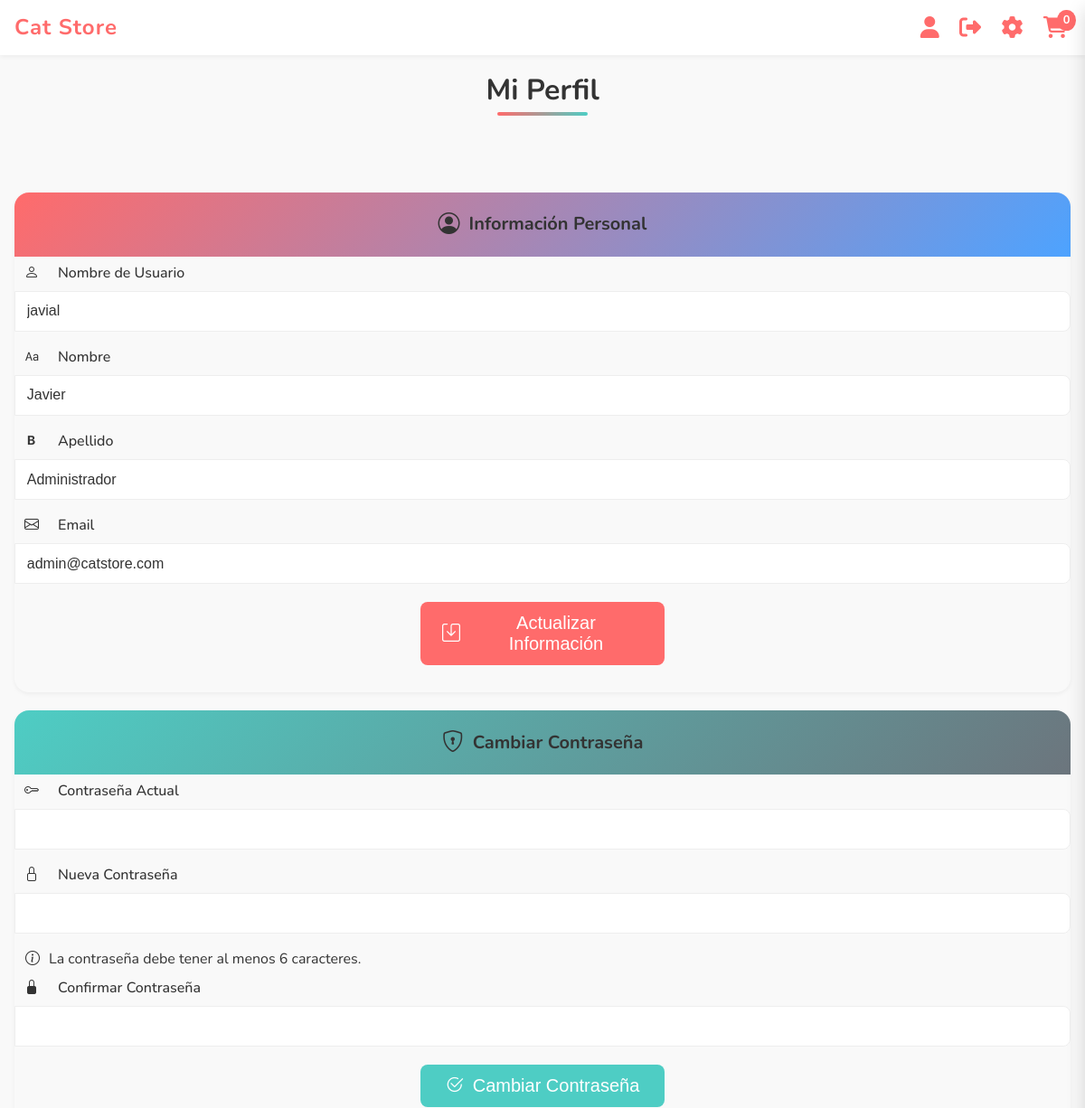
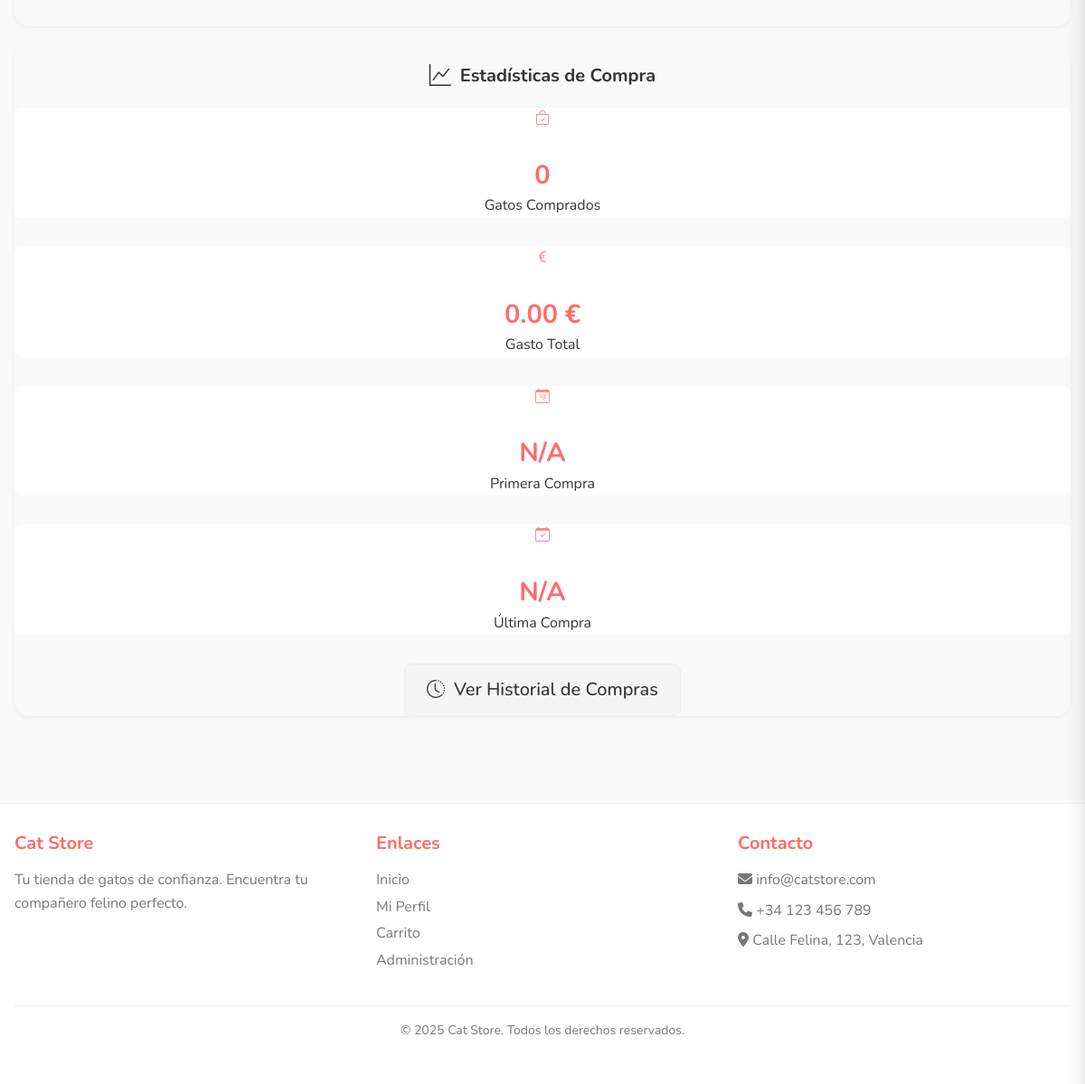
The app's page /views/profile/user_info.php (signed in) with its own data (2 pictures, top to bottom).
### tables this page shows
CREATE TABLE IF NOT EXISTS usuario (
  username VARCHAR(100) NOT NULL PRIMARY KEY, 
  contrasenya VARCHAR(100) NOT NULL, 
  nombre VARCHAR(100) NOT NULL, 
  apellido VARCHAR(200) NOT NULL, 
  email VARCHAR(200) NOT NULL
);

### config/db_config.php (called while the page is built, shortened)
<?php
function connectDB()
{
    try {
        $dsn = "mysql:host=" . DB_HOST . ";port=" . DB_PORT . ";dbname=" . DB_NAME . ";charset=" . DB_CHARSET;
        $options = [
            PDO::ATTR_ERRMODE => PDO::ERRMODE_EXCEPTION,
            PDO::ATTR_DEFAULT_FETCH_MODE => PDO::FETCH_ASSOC,
            PDO::ATTR_EMULATE_PREPARES => false,
        ];
        return new PDO($dsn, DB_USER, DB_PASS, $options);
    } catch (PDOException $e) {
        die('Error de conexión: ' . $e->getMessage());
    }
}

### models/Purchase.php (called while the page is built, shortened)
<?php
class Purchase
{
    private $db;
    public function __construct($db = null)
    {
        if ($db) {
            $this->db = $db;
        } else {
            require_once __DIR__ . '/../config/db_config.php';
            $this->db = new mysqli(DB_HOST, DB_USER, DB_PASS, DB_NAME);
        }
    }
    public function getUserPurchaseStats($username)
    {
        $stats = [
            'total_gatos' => 0,
            'gasto_total' => 0,
            'primera_compra' => null,
            'ultima_compra' => null
        ];
        $query = "SELECT COUNT(*) as total_gatos, SUM(a.precio) as gasto_total
                  FROM compra c
                  JOIN animal a ON c.id_animal = a.id
                  WHERE c.username_usuario = ?";
        $stmt = $this->db->prepare($query);
        $stmt->bind_param("s", $username);
        $stmt->execute();
        $result = $stmt->get_result();
        if ($row = $result->fetch_assoc()) {
            $stats['total_gatos'] = $row['total_gatos'];
            $stats['gasto_total'] = $row['gasto_total'];
        }
        $dateQuery = "SELECT MIN(fecha) as primera_compra, MAX(fecha) as ultima_compra
                      FROM compra
                      WHERE username_usuario = ?";
        $dateStmt = $this->db->prepare($dateQuery);
        $dateStmt->bind_param("s", $username);
        $dateStmt->execute();
        $dateResult = $dateStmt->get_result();
        if ($dateRow = $dateResult->fetch_assoc()) {
            if ($dateRow['primera_compra']) {
                $firstDate = new DateTime($dateRow['primera_compra']);
                $stats['primera_compra'] = $firstDate->format('d/m/Y');
            }
            if ($dateRow['ultima_compra']) {
                $lastDate = new DateTime($dateRow['ultima_compra']);
                $stats['ultima_compra'] = $lastDate->format('d/m/Y');
            }
        }
        return $stats;
    }
}

### controllers/ProfileController.php (called while the page is built, shortened)
<?php
class ProfileController
{
    private $userModel;
    private $purchaseModel;
    public function __construct()
    {
        require_once __DIR__ . '/../models/User.php';
        require_once __DIR__ . '/../models/Purchase.php';
        $this->userModel = new User();
        $this->purchaseModel = new Purchase();
    }
    public function getUserProfile($username)
    {
        $user = null;
        if ($_SESSION['user_id'] === $username) {
            $user = $this->userModel->getCurrentUser();
        } else {
            return [
                'success' => false,
                'message' => 'No tienes permiso para ver este perfil'
            ];
        }
        $purchaseStats = $this->purchaseModel->getUserPurchaseStats($username);
        return [
            'success' => true,
            'user' => $user,
            'stats' => $purchaseStats
        ];
    }
}

### includes/auth_middleware.php (called while the page is built, shortened)
<?php
require_once __DIR__ . '/../config/db_config.php';
function isAuthenticated()
{
    if (isset($_SESSION['user_id']) && !empty($_SESSION['user_id'])) {
        return true;
    }
    return false;
}

### models/User.php (called while the page is built, shortened)
<?php
require_once __DIR__ . '/../config/db_config.php';
require_once __DIR__ . '/../includes/auth_middleware.php';
class User
{
    private $db;
    public function __construct()
    {
        $this->db = connectDB();
    }
    public function getCurrentUser()
    {
        try {
            $stmt = $this->db->prepare("SELECT username, nombre, apellido, email FROM usuario WHERE username = ?");
            $stmt->execute([$_SESSION['user_id']]);
            return $stmt->fetch();
        } catch (PDOException $e) {
            return false;
        }
    }
}

### views/profile/user_info.php (the view, shortened to what this page needs)
<?php
require_once __DIR__ . '/../../includes/auth_middleware.php';
require_once __DIR__ . '/../../controllers/ProfileController.php';
$username = $_SESSION['user_id'];
$profileController = new ProfileController();
$profileData = $profileController->getUserProfile($username);
include_once __DIR__ . '/../../includes/header.php';
?>
<div class="container profile-container mt-5">
    <div class="profile-header">
        <h1 class="display-5 fw-bold text-primary">Mi Perfil</h1>
        <div class="profile-divider"></div>
    </div>
    <div class="row g-4" style="display: flex; flex-direction: column; gap: 20px;">
        <div class="col-lg-6 mb-4">
            <div class="card shadow profile-card h-100">
                <div class="card-header bg-gradient-primary text-white py-3">
                    <i class="bi bi-person-circle header-icon"></i>
                    <h5 class="card-title">Información Personal</h5>
                </div>
                <div class="card-body p-4">
                    <form method="POST" action="">
                        <div class="mb-4">
                            <div class="form-label-group">
                                <span class="input-group-text bg-light"><i class="bi bi-person"></i></span>
                                <label for="username" class="form-label fw-semibold">Nombre de Usuario</label>
                            </div>
                            <div class="input-group">
                                <input type="text" class="form-control form-control-lg bg-light" id="username"
                                    value="<?php echo htmlspecialchars($profileData['user']['username']); ?>" readonly>
                            </div>
                        </div>
                        <div class="mb-4">
                            <div class="form-label-group">
                                <span class="input-group-text bg-white"><i class="bi bi-type"></i></span>
                                <label for="nombre" class="form-label fw-semibold">Nombre</label>
                            </div>
                            <div class="input-group">
                                <input type="text" class="form-control form-control-lg" id="nombre" name="nombre"
                                    value="<?php echo htmlspecialchars($profileData['user']['nombre']); ?>" required>
                            </div>
                        </div>
                        <div class="mb-4">
                            <div class="form-label-group">
                                <span class="input-group-text bg-white"><i class="bi bi-type-bold"></i></span>
                                <label for="apellido" class="form-label fw-semibold">Apellido</label>
                            </div>
                            <div class="input-group">
                                <input type="text" class="form-control form-control-lg" id="apellido" name="apellido"
                                    value="<?php echo htmlspecialchars($profileData['user']['apellido']); ?>" required>
                            </div>
                        </div>
                        <div class="mb-4">
                            <div class="form-label-group">
                                <span class="input-group-text bg-white"><i class="bi bi-envelope"></i></span>
                                <label for="email" class="form-label fw-semibold">Email</label>
                            </div>
                            <div class="input-group">
                                <input type="email" class="form-control form-control-lg" id="email" name="email"
                                    value="<?php echo htmlspecialchars($profileData['user']['email']); ?>" required>
                            </div>
                        </div>
                        <button type="submit" name="update_profile" class="btn btn-primary btn-lg shadow-sm"><i
                                class="bi bi-save me-2"></i>Actualizar
                            Información</button>
                    </form>
                </div>
            </div>
        </div>
        <div class="col-lg-6 mb-4">
            <div class="card shadow profile-card h-100">
                <div class="card-header bg-gradient-secondary text-white py-3">
                    <i class="bi bi-shield-lock header-icon"></i>
                    <h5 class="card-title">Cambiar Contraseña</h5>
                </div>
                <div class="card-body p-4">
                    <form method="POST" action="">
                        <div class="mb-4">
                            <div class="form-label-group">
                                <span class="input-group-text bg-white"><i class="bi bi-key"></i></span>
                                <label for="current_password" class="form-label fw-semibold">Contraseña Actual</label>
                            </div>
                            <div class="input-group">
                                <input type="password" class="form-control form-control-lg" id="current_password"
                                    name="current_password" required>
                            </div>
                        </div>
                        <div class="mb-4">
                            <div class="form-label-group">
                                <span class="input-group-text bg-white"><i class="bi bi-lock"></i></span>
                                <label for="new_password" class="form-label fw-semibold">Nueva Contraseña</label>
                            </div>
                            <div class="input-group">
                                <input type="password" class="form-control form-control-lg" id="new_password"
                                    name="new_password" required>
                            </div>
                            <div class="form-text mt-2" style="margin-left: 12px;"><i class="bi bi-info-circle me-1"
                                    style="margin-right: 10px"></i>La
                                contraseña debe tener
                                al menos 6 caracteres.</div>
                        </div>
                        <div class="mb-4">
                            <div class="form-label-group">
                                <span class="input-group-text bg-white"><i class="bi bi-lock-fill"></i></span>
                                <label for="confirm_password" class="form-label fw-semibold">Confirmar
                                    Contraseña</label>
                            </div>
                            <div class="input-group">
                                <input type="password" class="form-control form-control-lg" id="confirm_password"
                                    name="confirm_password" required>
                            </div>
                        </div>
                        <button type="submit" name="change_password" class="btn btn-secondary btn-lg shadow-sm"><i
                                class="bi bi-check2-circle me-2"></i>Cambiar Contraseña</button>
                    </form>
                </div>
            </div>
        </div>
        <div class="col-12 mb-4">
            <div class="card shadow profile-card">
                <div class="card-header bg-gradient-info text-white py-3">
                    <i class="bi bi-graph-up header-icon"></i>
                    <h5 class="card-title">Estadísticas de Compra</h5>
                </div>
                <div class="card-body p-4">
                    <div class="row g-4 text-center">
                        <div class="col-md-3 mb-3">
                            <div class="stat-card p-4 border rounded h-100 shadow-sm">
                                <div class="stat-icon mb-3">
                                    <i class="bi bi-bag-check fs-1 text-primary"></i>
                                </div>
                                <h2 class="fw-bold"><?php echo $profileData['stats']['total_gatos'] ?: 0; ?></h2>
                                <p class="text-muted">Gatos Comprados</p>
                            </div>
                        </div>
                        <div class="col-md-3 mb-3">
                            <div class="stat-card p-4 border rounded h-100 shadow-sm">
                                <div class="stat-icon mb-3">
                                    <i class="bi bi-currency-euro fs-1 text-success"></i>
                                </div>
                                <h2 class="fw-bold">
                                    <?php echo $profileData['stats']['gasto_total'] ? number_format($profileData['stats']['gasto_total'], 2) . ' €' : '0.00 €'; ?>
                                </h2>
                                <p class="text-muted">Gasto Total</p>
                            </div>
                        </div>
                        <div class="col-md-3 mb-3">
                            <div class="stat-card p-4 border rounded h-100 shadow-sm">
                                <div class="stat-icon mb-3">
                                    <i class="bi bi-calendar-date fs-1 text-warning"></i>
                                </div>
                                <h2 class="fw-bold"><?php echo $profileData['stats']['primera_compra'] ?: 'N/A'; ?></h2>
                                <p class="text-muted">Primera Compra</p>
                            </div>
                        </div>
                        <div class="col-md-3 mb-3">
                            <div class="stat-card p-4 border rounded h-100 shadow-sm">
                                <div class="stat-icon mb-3">
                                    <i class="bi bi-calendar-check fs-1 text-info"></i>
                                </div>
                                <h2 class="fw-bold"><?php echo $profileData['stats']['ultima_compra'] ?: 'N/A'; ?></h2>
                                <p class="text-muted">Última Compra</p>
                            </div>
                        </div>
                    </div>
                    <div class="text-center mt-4">
                        <a href="/views/profile/purchase_history.php" class="btn btn-info btn-lg shadow-sm"><i
                                class="bi bi-clock-history me-2" style="margin-right: 10px"></i>Ver Historial de
                            Compras</a>
                    </div>
                </div>
            </div>
        </div>
    </div>
</div>
<?php require_once __DIR__ . '/../../includes/footer.php'; ?>

### records on screen
usuario: username "javial", nombre "Javier", apellido "Administrador", email "admin@catstore.com"

### other values on screen
$cartCount "0"
$profileData['stats']['total_gatos'] ?: 0 "0"
$profileData['stats']['primera_compra'] ?: 'N/A' "N/A"
$profileData['stats']['ultima_compra'] ?: 'N/A' "N/A"
